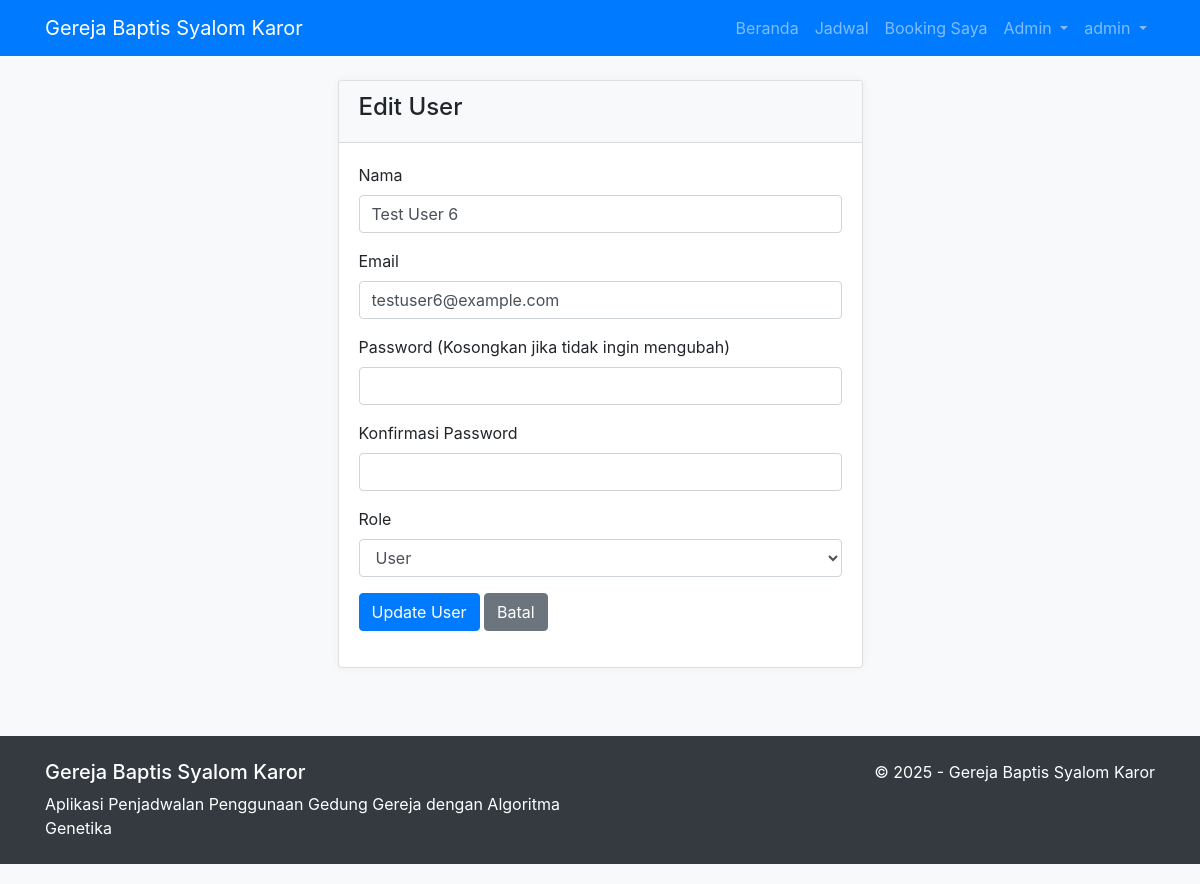
Screenshot of /views/admin/edit_user.php?id=6 (signed in) with the database file from the repository.
### tables this page shows
CREATE TABLE `users` (
  `id` int(11) NOT NULL,
  `name` varchar(100) NOT NULL,
  `email` varchar(100) NOT NULL,
  `password` varchar(255) NOT NULL,
  `role` enum('admin','user') DEFAULT 'user',
  `created_at` timestamp NOT NULL DEFAULT current_timestamp()
);

### models/User.php (called while the page is built, shortened)
<?php
class User {
    private $conn;
    private $table = 'users';
    public $id;
    public function __construct($db) {
        $this->conn = $db;
    }
    public function read_single() {
        $query = 'SELECT * FROM ' . $this->table . ' WHERE id = :id';
        $stmt = $this->conn->prepare($query);
        $stmt->bindParam(':id', $this->id);
        $stmt->execute();
        $row = $stmt->fetch(PDO::FETCH_ASSOC);
        $this->name = $row['name'];
        $this->email = $row['email'];
        $this->role = $row['role'];
    }
}
?>

### views/admin/edit_user.php (the view, shortened to what this page needs)
<?php
include_once '../templates/header.php';
require_once $_SERVER['DOCUMENT_ROOT'] . '/church_scheduling/models/User.php';
$database = new Database();
$db = $database->connect();
$user = new User($db);
$user->id = $_GET['id'];
$user->read_single();
?>
<div class="container">
    <div class="row">
        <div class="col-md-6 mx-auto">
            <div class="card">
                <div class="card-header">
                    <h4>Edit User</h4>
                </div>
                <div class="card-body">
                    <form action="../../controllers/UserController.php" method="post">
                        <div class="form-group mb-3">
                            <label for="name">Nama</label>
                            <input type="text" name="name" id="name" class="form-control" value="<?php echo $user->name; ?>" required>
                        </div>
                        <div class="form-group mb-3">
                            <label for="email">Email</label>
                            <input type="email" name="email" id="email" class="form-control" value="<?php echo $user->email; ?>" required>
                        </div>
                        <div class="form-group mb-3">
                            <label for="password">Password (Kosongkan jika tidak ingin mengubah)</label>
                            <input type="password" name="password" id="password" class="form-control">
                        </div>
                        <div class="form-group mb-3">
                            <label for="confirm_password">Konfirmasi Password</label>
                            <input type="password" name="confirm_password" id="confirm_password" class="form-control">
                        </div>
                        <div class="form-group mb-3">
                            <label for="role">Role</label>
                            <select name="role" id="role" class="form-control">
                                <option value="user" <?php echo $user->role == 'user' ? 'selected' : ''; ?>>User</option>
                            </select>
                        </div>
                        <div class="form-group">
                            <button type="submit" name="update_user" class="btn btn-primary">Update User</button>
                            <a href="manage_users.php" class="btn btn-secondary">Batal</a>
                        </div>
                    </form>
                </div>
            </div>
        </div>
    </div>
</div>
<?php include_once '../templates/footer.php'; ?>

### assets/css/style.css (style rules this page uses)
body { padding-bottom: 20px; background-color: #f8f9fa; }
.card { margin-bottom: 20px; box-shadow: 0 0 10px rgba(0,0,0,0.05); }
.card-header { background-color: #f8f9fa; font-weight: bold; }
.btn { border-radius: 4px; }

### views/templates/header.php (style rules this page uses)
.container { padding-left: 15px; padding-right: 15px; }

### rows the page displays
users: name "Test User 6", email "testuser6@example.com", role "User"

### other values shown
$_SESSION['user_name'] "admin"
